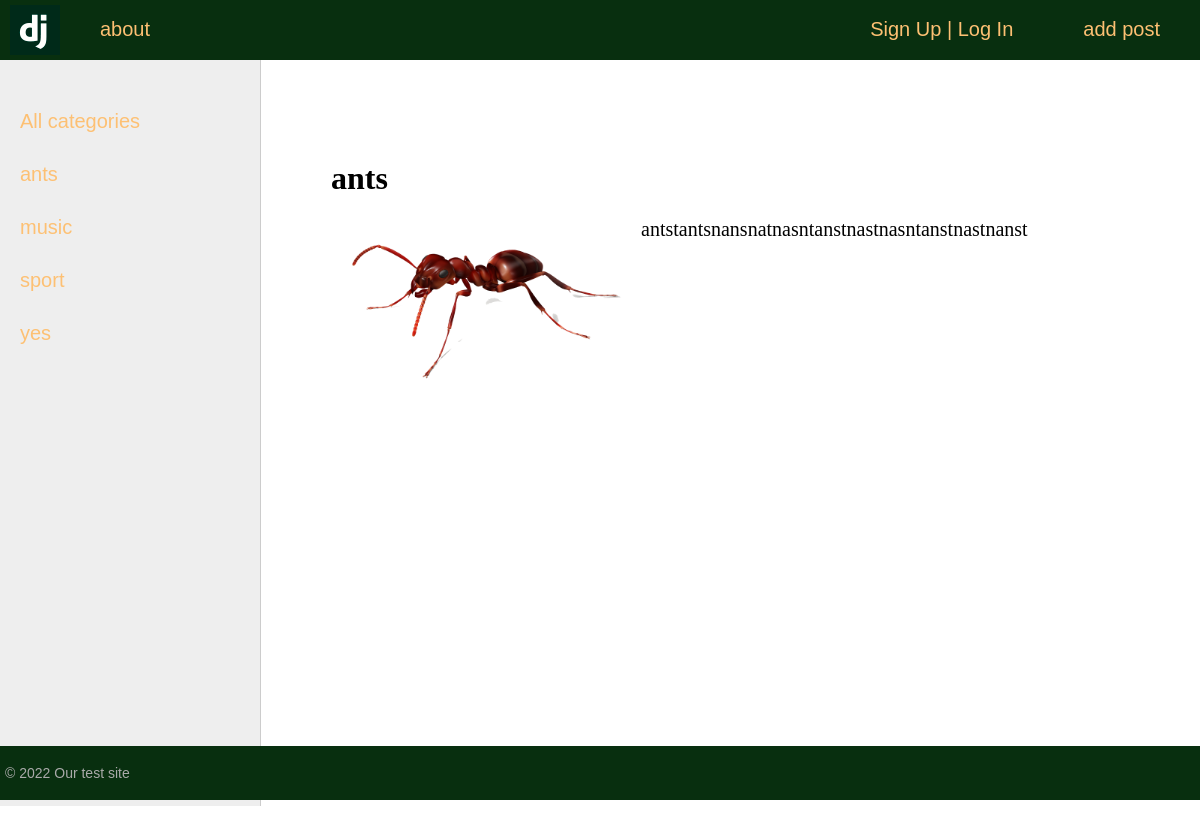
The app's page /blog/post/ants with its own data.
### blog/models.py (models this page shows, shortened)
class Category(models.Model):
    name = models.CharField(max_length=100, db_index=True)
    slug = models.SlugField(max_length=255, unique=True, db_index=True, verbose_name='URL')
    def get_absolute_url(self):
        return reverse('category', kwargs={'cat_id': self.pk})
    class Meta:
        verbose_name = 'category'
        verbose_name_plural = 'categories'
        ordering = ['id']

class Post(models.Model):
    title = models.CharField(max_length=255, verbose_name='Title')
    slug = models.SlugField(max_length=255, unique=True, db_index=True, verbose_name='URL')
    content = models.TextField(blank=True, verbose_name='Content')
    photo = models.ImageField(upload_to='photos/%Y/%m/%d')
    time_create = models.DateTimeField(auto_now_add=True, verbose_name='Time created')
    time_update = models.DateTimeField(auto_now=True)
    is_published = models.BooleanField(default=True, verbose_name='Published?')
    cat = models.ForeignKey('Category', on_delete=models.PROTECT, verbose_name='Category')
    def __str__(self):
        return self.title
    class Meta:
        verbose_name = 'post'
        verbose_name_plural = 'posts'
        ordering = ['time_create', 'title']

### blog/views.py (the view)
# urls.py: path('post/<slug:post_slug>', ShowPost.as_view(), name='post'),
class ShowPost(DataMixin, DetailView):
    model = Post
    template_name = 'blog/post.html'
    slug_url_kwarg = 'post_slug'
    context_object_name = 'post'
    def get_context_data(self, *, object_list=None, **kwargs):
        context = super().get_context_data(**kwargs)
        context['title'] = context['post']
        context['menu'] = menu
        return context

### blog/templatetags/templatetags/blog_tags.py (called while the page is built)
@register.inclusion_tag('blog/list_categories.html')
def get_categories(sort=None, cat_selected=0):
    if not sort:
        cats = Category.objects.all()
    else:
        cats = Category.objects.order_by(sort)
    return {"cats": cats, "cat_selected": cat_selected}

### blog/templates/blog/post.html
{% extends 'blog/base.html' %}
{% block content %}
<h1>{{post.title}}</h1>
{% if post.photo %}
<p><img class="img-article-left" src="{{post.photo.url}}"></p>
{% endif %}
{{post.content|linebreaks}}
{% endblock %}

### blog/templates/blog/list_categories.html
{% for c in cats %}
    {% if c.pk == cat_selected %}
        <li class="selected">{{c.name}}</li>
    {% else %}
        <li><a href="{{c.get_absolute_url}}">{{c.name}}</a></li>
    {% endif %}
{% endfor %}

### blog/static/blog/css/styles.css (style rules this page uses)
html, body { font-family: 'Arial'; margin: 0; padding: 0; height: 100%; width: 100%; color: #444; }
a { color: #0059b2; text-decoration: none; }
img { max-width: 600px; height: auto; }
img.img-article-left { max-width: 300px; height: auto; float: left; padding: 0 10px 10px 0; }
.left-chapters ul li { margin: 30px 0 0 0; color: #999; }
.left-chapters ul li a { color: #fdc073; text-decoration: none; }
.content-text h1 { font-size: 32px; }

### records on screen
Category: name "ants"
Category: name "music"
Category: name "sport"
Category: name "yes"
Post: title "ants", photo (picture), content "antstantsnansnatnasntanstnastnasntanstnastnanst"

### other values on screen
{{ m.title }} "about"
{{ m.title }} "add post"
